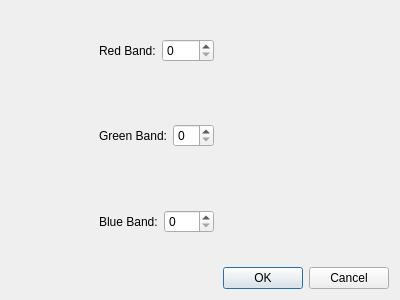
<?xml version="1.0" encoding="UTF-8"?>
<ui version="4.0">
 <class>BandChooseDialog</class>
 <widget class="QDialog" name="BandChooseDialog">
  <property name="geometry">
   <rect>
    <x>0</x>
    <y>0</y>
    <width>400</width>
    <height>300</height>
   </rect>
  </property>
  <property name="windowTitle">
   <string>Dialog</string>
  </property>
  <layout class="QGridLayout" name="gridLayout">
   <item row="0" column="0">
    <spacer name="horizontalSpacer_3">
     <property name="orientation">
      <enum>Qt::Horizontal</enum>
     </property>
     <property name="sizeHint" stdset="0">
      <size>
       <width>93</width>
       <height>20</height>
      </size>
     </property>
    </spacer>
   </item>
   <item row="0" column="1" colspan="2">
    <widget class="QWidget" name="widget_2" native="true">
     <layout class="QHBoxLayout" name="horizontalLayout_2">
      <item>
       <widget class="QLabel" name="label_4">
        <property name="text">
         <string>Red Band:</string>
        </property>
       </widget>
      </item>
      <item>
       <widget class="QSpinBox" name="spinBox_3"/>
      </item>
     </layout>
    </widget>
   </item>
   <item row="0" column="3">
    <spacer name="horizontalSpacer_2">
     <property name="orientation">
      <enum>Qt::Horizontal</enum>
     </property>
     <property name="sizeHint" stdset="0">
      <size>
       <width>147</width>
       <height>20</height>
      </size>
     </property>
    </spacer>
   </item>
   <item row="1" column="0">
    <spacer name="horizontalSpacer_4">
     <property name="orientation">
      <enum>Qt::Horizontal</enum>
     </property>
     <property name="sizeHint" stdset="0">
      <size>
       <width>93</width>
       <height>20</height>
      </size>
     </property>
    </spacer>
   </item>
   <item row="1" column="1" colspan="2">
    <widget class="QWidget" name="widget_3" native="true">
     <layout class="QHBoxLayout" name="horizontalLayout_3">
      <item>
       <widget class="QLabel" name="label_5">
        <property name="text">
         <string>Green Band:</string>
        </property>
       </widget>
      </item>
      <item>
       <widget class="QSpinBox" name="spinBox_4"/>
      </item>
     </layout>
    </widget>
   </item>
   <item row="1" column="3">
    <spacer name="horizontalSpacer_5">
     <property name="orientation">
      <enum>Qt::Horizontal</enum>
     </property>
     <property name="sizeHint" stdset="0">
      <size>
       <width>147</width>
       <height>20</height>
      </size>
     </property>
    </spacer>
   </item>
   <item row="2" column="0">
    <spacer name="horizontalSpacer_6">
     <property name="orientation">
      <enum>Qt::Horizontal</enum>
     </property>
     <property name="sizeHint" stdset="0">
      <size>
       <width>93</width>
       <height>20</height>
      </size>
     </property>
    </spacer>
   </item>
   <item row="2" column="1" colspan="2">
    <widget class="QWidget" name="widget" native="true">
     <layout class="QHBoxLayout" name="horizontalLayout">
      <item>
       <widget class="QLabel" name="label_3">
        <property name="text">
         <string>Blue Band:</string>
        </property>
       </widget>
      </item>
      <item>
       <widget class="QSpinBox" name="spinBox_5"/>
      </item>
     </layout>
    </widget>
   </item>
   <item row="2" column="3">
    <spacer name="horizontalSpacer_7">
     <property name="orientation">
      <enum>Qt::Horizontal</enum>
     </property>
     <property name="sizeHint" stdset="0">
      <size>
       <width>147</width>
       <height>20</height>
      </size>
     </property>
    </spacer>
   </item>
   <item row="3" column="1">
    <spacer name="horizontalSpacer">
     <property name="orientation">
      <enum>Qt::Horizontal</enum>
     </property>
     <property name="sizeHint" stdset="0">
      <size>
       <width>115</width>
       <height>20</height>
      </size>
     </property>
    </spacer>
   </item>
   <item row="3" column="2" colspan="2">
    <widget class="QDialogButtonBox" name="buttonBox">
     <property name="orientation">
      <enum>Qt::Horizontal</enum>
     </property>
     <property name="standardButtons">
      <set>QDialogButtonBox::Cancel|QDialogButtonBox::Ok</set>
     </property>
    </widget>
   </item>
  </layout>
 </widget>
 <resources/>
 <connections>
  <connection>
   <sender>buttonBox</sender>
   <signal>accepted()</signal>
   <receiver>BandChooseDialog</receiver>
   <slot>accept()</slot>
   <hints>
    <hint type="sourcelabel">
     <x>248</x>
     <y>254</y>
    </hint>
    <hint type="destinationlabel">
     <x>157</x>
     <y>274</y>
    </hint>
   </hints>
  </connection>
  <connection>
   <sender>buttonBox</sender>
   <signal>rejected()</signal>
   <receiver>BandChooseDialog</receiver>
   <slot>reject()</slot>
   <hints>
    <hint type="sourcelabel">
     <x>316</x>
     <y>260</y>
    </hint>
    <hint type="destinationlabel">
     <x>286</x>
     <y>274</y>
    </hint>
   </hints>
  </connection>
 </connections>
</ui>
